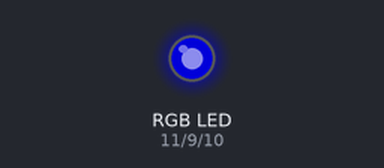
The sketch below on a simulated Arduino Uno, built with avr-gcc and run on an emulated ATmega328P. Shown: an RGB LED mixed from three pins (HIGH = lit). Dim RGB values are drawn brighter than linear.

Above: at 0.1 s.
Timing chart, 0 to 1.6 s (numbered marks = the images above):
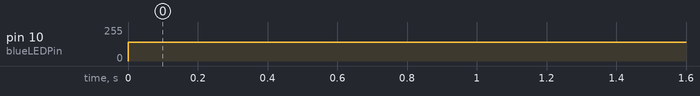

The sketch:

lamp-experiment.ino
```cpp
const int greenLEDPin = 9;
const int blueLEDPin = 10;
const int redLEDPin = 11;


void setup() {
  Serial.begin(9600);

  pinMode(greenLEDPin, OUTPUT);
  pinMode(redLEDPin, OUTPUT);
  pinMode(blueLEDPin, OUTPUT);
}

void loop() {
  analogWrite(redLEDPin, 0);
  analogWrite(greenLEDPin, 0);
  analogWrite(blueLEDPin, 140);

}
```

Measured:
- by itself, pin 10 (blueLEDPin): 0/255 → 140/255 at 0.00 s
